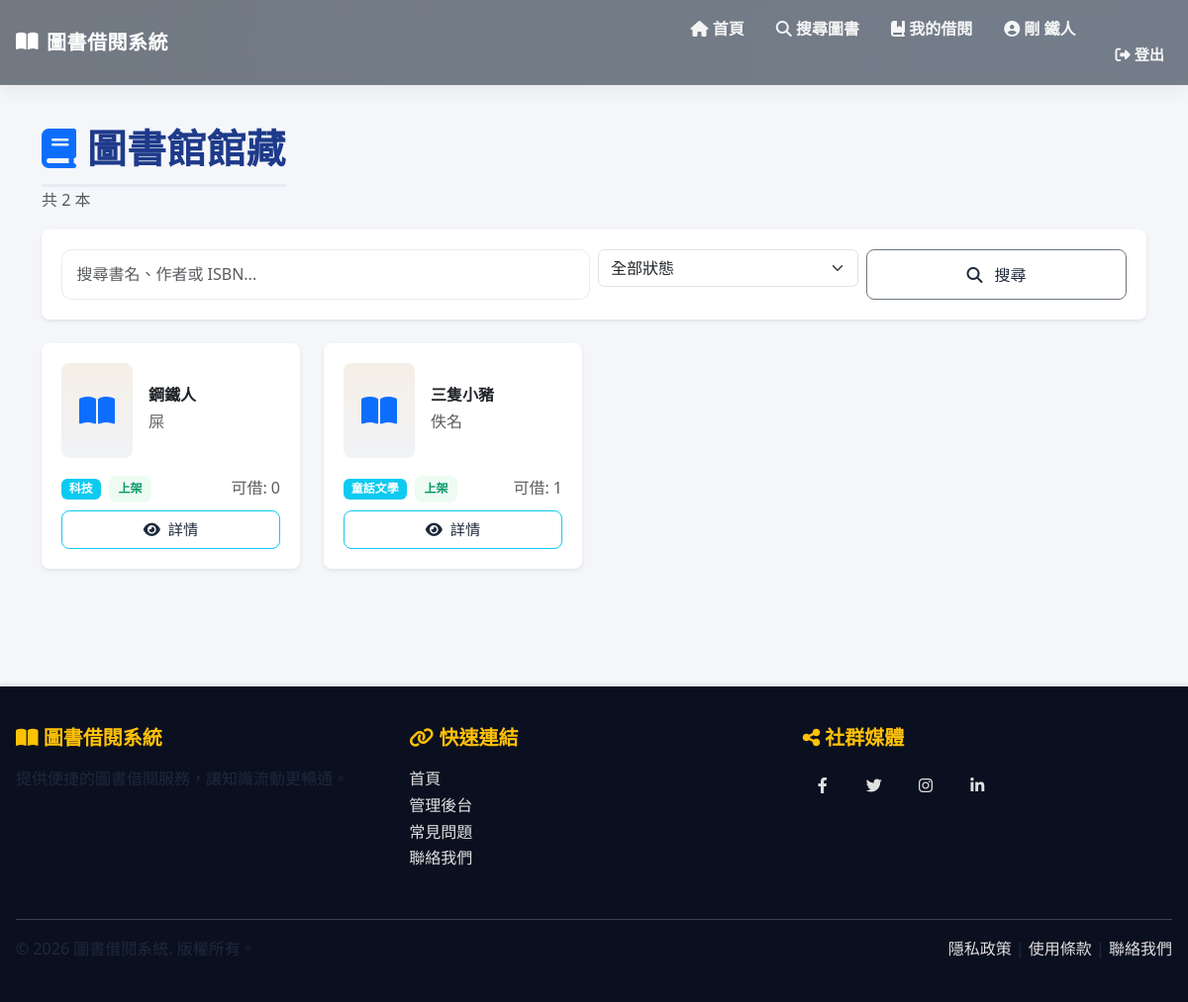
Page /books/ (signed in) on the committed database.
### library/models.py (models this page shows, shortened)
class Book(models.Model):
    STATUS_CHOICES = [
        ('available', '上架'),
        ('unavailable', '下架'),
    ]
    title = models.CharField(
        max_length=200,
        verbose_name='書名',
        help_text='圖書標題'
    )
    author = models.CharField(
        max_length=100,
        verbose_name='作者',
        help_text='圖書作者名稱'
    )
    isbn = models.CharField(
        max_length=20,
        unique=True,
        verbose_name='ISBN',
        help_text='國際標準書號'
    )
    publisher = models.CharField(
        max_length=100,
        verbose_name='出版商',
        help_text='圖書出版社'
    )
    category = models.CharField(
        max_length=50,
        verbose_name='分類',
        help_text='圖書分類（如：文學、歷史、科技等）'
    )
    created_date = models.DateTimeField(
        auto_now_add=True,
        verbose_name='建檔日期',
        help_text='圖書建檔時間'
    )
    total_quantity = models.IntegerField(
        default=1,
        verbose_name='總數量',
        help_text='圖書館購入該書的總冊數'
    )
    available_quantity = models.IntegerField(
        default=1,
        verbose_name='庫存數量',
        help_text='該書目前可借用的冊數'
    )
    status = models.CharField(
        max_length=20,
        choices=STATUS_CHOICES,
        default='available',
        verbose_name='狀態',
        help_text='圖書當前狀態（上架/下架）'
    )
    class Meta:
        verbose_name = '圖書'
        verbose_name_plural = '圖書'
        ordering = ['-created_date']
        indexes = [
            models.Index(fields=['isbn']),
            models.Index(fields=['category']),
        ]

### library/views.py (the view)
# urls.py: path('books/', views.BookListView.as_view(), name='book_list'),
class BookListView(ListView):
    model = Book
    template_name = 'book/book_list.html'
    context_object_name = 'books'
    paginate_by = 20
    def get_queryset(self):
        queryset = Book.objects.all()
        search_query = self.request.GET.get('search')
        if search_query:
            queryset = queryset.filter(
                Q(title__icontains=search_query) |
                Q(author__icontains=search_query) |
                Q(isbn__icontains=search_query)
            )
        category = self.request.GET.get('category')
        if category:
            queryset = queryset.filter(category=category)
        status = self.request.GET.get('status')
        if status:
            queryset = queryset.filter(status=status)
        return queryset.order_by('-created_date')
    def get_context_data(self, **kwargs):
        context = super().get_context_data(**kwargs)
        context['categories'] = Book.objects.values_list('category', flat=True).distinct()
        context['search_query'] = self.request.GET.get('search', '')
        return context

### library/templates/book/book_list.html (shortened to what this page needs)
{% extends "base.html" %}
{% block content %}
<div class="d-flex align-items-center justify-content-between mb-3">
    <div>
        <h1 class="page-title mb-0">
            <i class="fas fa-book text-primary"></i> 圖書館館藏
        </h1>
        <small class="text-muted">共 {{ paginator.count }} 本</small>
    </div>
</div>
<div class="card mb-4 border-0 shadow-sm rounded-3">
    <div class="card-body">
        <form method="get" class="row g-2">
            <div class="col-md-6">
                <input type="text" name="search" class="form-control" placeholder="搜尋書名、作者或 ISBN..." value="{{ search_query }}">
            </div>
            <div class="col-md-3">
                <select name="status" class="form-select">
                    <option value="">全部狀態</option>
                </select>
            </div>
            <div class="col-md-3 d-grid">
                <button type="submit" class="btn btn-outline-secondary btn-outline-soft">
                    <i class="fas fa-search me-2"></i> 搜尋
                </button>
            </div>
        </form>
    </div>
</div>
{% if books %}
<div class="row g-4">
    {% for book in books %}
    <div class="col-sm-6 col-md-4 col-lg-3">
        <div class="card h-100 border-0 shadow-sm rounded-3">
            <div class="card-body d-flex flex-column">
                <div class="d-flex align-items-center mb-3 gap-3">
                    <div class="flex-shrink-0 bg-light rounded-3 d-flex align-items-center justify-content-center"
                         style="width:72px;height:96px;border-radius:8px;background:linear-gradient(180deg,rgba(217,119,6,0.08),rgba(30,58,138,0.03));">
                        <i class="fas fa-book-open fa-2x text-primary"></i>
                    </div>
                    <div class="flex-grow-1">
                        <h6 class="mb-1 fw-bold">{{ book.title }}</h6>
                        <small class="text-muted">{{ book.author }}</small>
                    </div>
                </div>
                <div class="mt-auto">
                    <div class="d-flex justify-content-between align-items-center mb-2">
                        <div>
                            <span class="badge bg-info me-1">{{ book.category }}</span>
                            {% if book.status == 'available' %}
                                <span class="badge badge-soft-success">上架</span>
                            {% else %}
                                <span class="badge badge-soft-danger">下架</span>
                            {% endif %}
                        </div>
                        <small class="text-muted">可借: {{ book.available_quantity }}</small>
                    </div>
                    <div class="d-flex gap-2">
                        <a href="{% url 'library:book_detail' book.pk %}" class="btn btn-outline-info btn-sm w-100">
                            <i class="fas fa-eye me-1"></i> 詳情
                        </a>
                    </div>
                </div>
            </div>
        </div>
    </div>
    {% endfor %}
</div>
{% endif %}
{% endblock %}

### library/templates/base.html (shortened to what this page needs)
{% load static %}
<!DOCTYPE html>
<html lang="zh-TW">
<head>
    <link href="https://cdn.jsdelivr.net/npm/bootstrap@5.3.0/dist/css/bootstrap.min.css" rel="stylesheet">
    <link href="https://cdnjs.cloudflare.com/ajax/libs/font-awesome/6.4.0/css/all.min.css" rel="stylesheet">
    <link rel="stylesheet" href="{% static 'css/site.css' %}">
    <link href="https://cdnjs.cloudflare.com/ajax/libs/aos/2.3.4/aos.css" rel="stylesheet">
</head>
<body>
    <nav class="navbar navbar-expand-lg navbar-dark sticky-top">
        <div class="container-fluid">
            <a class="navbar-brand" href="{% url 'library:home' %}">
                <i class="fas fa-book-open"></i> 圖書借閱系統
            </a>
            <div class="collapse navbar-collapse" id="navbarNav">
                <ul class="navbar-nav ms-auto">
                    <li class="nav-item">
                        <a class="nav-link" href="{% url 'library:home' %}">
                            <i class="fas fa-home"></i> 首頁
                        </a>
                    </li>
                    <li class="nav-item">
                        <a class="nav-link" href="{% url 'library:search_book' %}">
                            <i class="fas fa-search"></i> 搜尋圖書
                        </a>
                    </li>
                    {% if request.user.is_authenticated and not request.user.is_staff %}
                    <li class="nav-item">
                        <a class="nav-link" href="{% url 'library:my_borrows' %}">
                            <i class="fas fa-book-bookmark"></i> 我的借閱
                        </a>
                    </li>
                    {% endif %}
                    <li class="nav-item">
                        {% if request.user.is_authenticated %}
                            <a class="nav-link me-2" href="{% url 'library:profile' %}">
                                <i class="fas fa-user-circle"></i> {{ request.user.get_full_name|default:request.user.username }}
                            </a>
                        {% endif %}
                    </li>
                    <li class="nav-item">
                        {% if request.user.is_authenticated %}
                            <form method="post" action="{% url 'logout' %}" class="d-inline ms-2">
                                <button type="submit" class="nav-link btn btn-outline-light btn-sm">
                                    <i class="fas fa-sign-out-alt"></i> 登出
                                </button>
                            </form>
                        {% endif %}
                    </li>
                </ul>
            </div>
        </div>
    </nav>
    <main class="main-container">
        <div class="container">
            {% block content %}{% endblock %}
        </div>
    </main>
    <footer>
        <div class="container-fluid">
            <div class="row mb-4">
                <div class="col-md-4 mb-3 mb-md-0">
                    <h5><i class="fas fa-book-open"></i> 圖書借閱系統</h5>
                    <p>提供便捷的圖書借閱服務，讓知識流動更暢通。</p>
                </div>
                <div class="col-md-4 mb-3 mb-md-0">
                    <h5><i class="fas fa-link"></i> 快速連結</h5>
                    <ul class="list-unstyled">
                        <li><a href="/">首頁</a></li>
                        <li><a href="/admin">管理後台</a></li>
                        <li><a href="#">常見問題</a></li>
                        <li><a href="#">聯絡我們</a></li>
                    </ul>
                </div>
                <div class="col-md-4">
                    <h5><i class="fas fa-share-alt"></i> 社群媒體</h5>
                    <div class="social-links">
                        <a href="#" title="Facebook"><i class="fab fa-facebook-f"></i></a>
                        <a href="#" title="Twitter"><i class="fab fa-twitter"></i></a>
                        <a href="#" title="Instagram"><i class="fab fa-instagram"></i></a>
                        <a href="#" title="LinkedIn"><i class="fab fa-linkedin-in"></i></a>
                    </div>
                </div>
            </div>
            <div class="footer-divider">
                <div class="row">
                    <div class="col-md-6">
                        <p class="mb-0">&copy; 2026 圖書借閱系統. 版權所有。</p>
                    </div>
                    <div class="col-md-6 text-md-end">
                        <p class="mb-0">
                            <a href="#">隱私政策</a> |
                            <a href="#">使用條款</a> |
                            <a href="#">聯絡我們</a>
                        </p>
                    </div>
                </div>
            </div>
        </div>
    </footer>
</body>
</html>

### static/css/site.css (style rules this page uses)
:root { --bg: #F4F6F9; --text:#0f1724; --muted:#526075; --primary:#1e3a8a; --accent:#fb923c; --glass: rgba(255,255,255,0.06); --card-radius:12px; }
.container-fluid { padding-left: 1rem; padding-right:1rem; }
.navbar { background: linear-gradient(90deg, rgba(7,18,32,0.55), rgba(10,25,45,0.55)); backdrop-filter: blur(6px) saturate(120%); }
.navbar .nav-link { color: rgba(255,255,255,0.92); }
.navbar .navbar-brand { color:#fff; }
.sticky-top { box-shadow: 0 6px 18px rgba(2,6,23,0.06); }
.card { border-radius: var(--card-radius); transition: transform .25s ease, box-shadow .25s ease; }
.card .card-body { padding:1.25rem; }
.btn-outline-light { border-radius:10px; padding:.6rem 0.9rem; }
footer { background:#0b1020; color:#cbd5e1; padding:2.5rem 0; }
.form-control { border-radius: 10px; }

### library/templates/base.html (style rules this page uses)
:root { --bg-color: #F4F6F9; --text-color: #1E293B; --muted-color: #374151; --title-color: #1E3A8A; --link-color: #2B6B62; --accent-color: #D97706; --card-radius: 0.75rem; --base-font-size: 16px; --base-line-height: 1.68; }
html { height: 100%; }
body { min-height: 100vh; display: flex; flex-direction: column; background-color: var(--bg-color); color: var(--text-color); font-family: 'Noto Sans TC', 'Microsoft JhengHei', system-ui, -apple-system, "Segoe UI", Roboto, 'Helvetica Neue', Arial, sans-serif; font-size: var(--base-font-size); line-height: var(--base-line-height); -webkit-font-smoothing: antialiased; -moz-osx-font-smoothing: grayscale; }
main { flex: 1; }
.navbar { background: rgba(20,24,28,0.55); backdrop-filter: blur(6px) saturate(120%); box-shadow: 0 6px 18px rgba(2,6,23,0.12); border-bottom: 1px solid rgba(255,255,255,0.04); }
.navbar-brand { font-weight: 700; font-size: 1.25rem; letter-spacing: 0.5px; display: flex; align-items: center; gap: 0.5rem; }
.nav-link { margin-left: 1rem; font-weight: 600; position: relative; transition: color 0.18s ease, transform 0.18s ease; color: rgba(255,255,255,0.9); }
.main-container { padding: 2.5rem 0; min-height: calc(100vh - 240px); }
.page-title { margin-bottom: 1.25rem; color: var(--title-color); border-bottom: 3px solid rgba(30,58,138,0.06); padding-bottom: 0.75rem; font-weight: 700; letter-spacing: 0.2px; }
footer { flex-shrink: 0; background: linear-gradient(135deg, var(--primary-color) 0%, var(--secondary-color) 100%); color: white; padding: 2rem 0; margin-top: 3rem; box-shadow: 0 -2px 4px rgba(0, 0, 0, 0.1); }
footer h5 { font-weight: bold; margin-bottom: 1rem; color: #ffc107; }
footer a { color: #e0e0e0; text-decoration: none; transition: color 0.3s ease; }
.footer-divider { border-top: 1px solid rgba(255, 255, 255, 0.2); margin-top: 2rem; padding-top: 1rem; }
.social-links a { display: inline-block; width: 40px; height: 40px; background-color: var(--secondary-color); border-radius: 50%; text-align: center; line-height: 40px; margin-right: 0.5rem; transition: background-color 0.3s ease; }
.card { border: 0; border-radius: var(--card-radius); box-shadow: 0 6px 20px rgba(8,15,25,0.06); transition: transform 0.18s ease, box-shadow 0.18s ease; }
.btn-outline-info, .btn-outline-secondary, .btn-outline-light { color: var(--text-color); border-radius: 0.5rem; }
.btn-sm { font-size: 0.95rem; padding: .45rem .6rem; }
.badge-soft-success { background-color: rgba(34,197,94,0.08); color: #059669; border-radius: 0.5rem; padding: 0.45rem 0.6rem; }
h1, h2, h3, h4 { color: var(--title-color); line-height: 1.2; margin-top: 0; margin-bottom: 0.5rem; }
p, label, a, small, li, td, th { color: var(--text-color); font-size: 1rem; }
.form-control { font-size: 1rem; line-height: 1.6; padding: .75rem .9rem; border-radius: 0.6rem; border: 1px solid rgba(15,23,42,0.08); background-color: #fff; }

### rows in the picture
Book: title "鋼鐵人", author "屎", category "科技", status "上架", available_quantity "0"
Book: title "三隻小豬", author "佚名", category "童話文學", status "上架", available_quantity "1"

### other values in the picture
{{ request.user.get_full_name|default:request.user.username }} "剛 鐵人"
{{ paginator.count }} "2"
